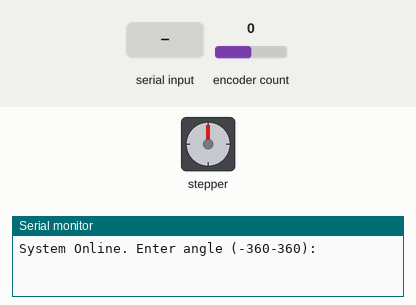
A sketch run on a simulated Arduino Uno, built with avr-gcc and run on an emulated ATmega328P. Parts: stepper motor, the last lines printed to the serial monitor. Wiring (inferred from the names in the program): stepper motor driver (20000 steps per turn assumed): step pin 5; direction pin 6. Inputs (shaded band) come from the test bench; at power-on: encoder count 0.

Above: at 1.7 s.
1.8 s: "test\n" received over Serial
At 4.3 s:
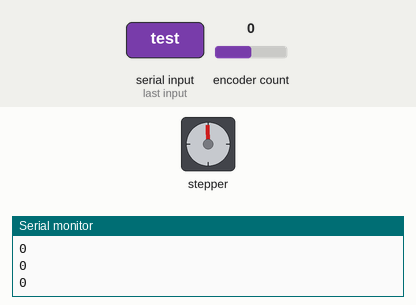
4.8 s: encoder count set to -1
At 7.1 s:
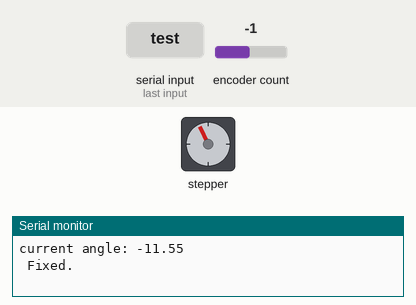
7.8 s: encoder count set to 3
At 8.7 s:
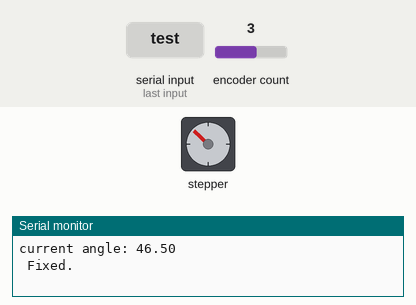
19.8 s: encoder count set to 2
22.8 s: encoder count set to 6
Timing chart, 0 to 28.4 s (numbered marks = the images above; inputs shaded):
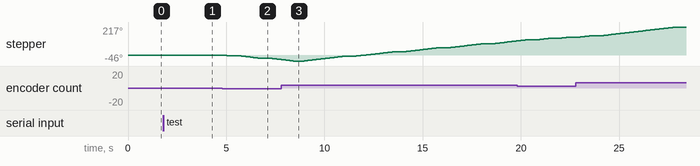

The sketch:

stepper_testing.ino
```cpp
  #include <Encoder.h>

  // Pins
const uint8_t pwmPin = 3;       // Fan PWM (Timer2)
const int pulsePin = 5;         // Stepper Pulse
const int directionPin = 6;     // Stepper Direction
const int pinA = 2;             // Encoder A (Interrupt)
const int pinB = 8;             // Encoder B

  // Constants
  const unsigned long stepsPerRev = 20000;
  const int encoderStatesPerRev = 96; // 24 pulses * 4 quadrature states

  // Variables
  double currentAngle = 0; // Where the motor thinks it is
  Encoder myEnc(pinA, pinB);
  const int nbTestPoints = 50;
  double testAngles[nbTestPoints];


  void setup() {
    pinMode(pulsePin, OUTPUT);
    pinMode(directionPin, OUTPUT);
    Serial.begin(115200);
    delay(500);

    // Initialize test points
    for (int i = 0; i < nbTestPoints; i++) {
      testAngles[i] = (90.0 / nbTestPoints) * (i + 1);
    }

    // Initial sync: set encoder to 0
    myEnc.write(0);
    currentAngle = 0;

    Serial.println("System Online. Enter angle (-360-360):");
  }

  void rotateToAngle(double targetAngle) {
    if (targetAngle < -360 || targetAngle > 360) return;

    double deltaAngle = targetAngle - currentAngle;
    long steps = (deltaAngle * stepsPerRev) / 360.0;

    if (steps == 0) return;

    // Set Direction
    digitalWrite(directionPin, (steps > 0) ? LOW : HIGH);
    steps = abs(steps);

    // Move Motor
    for (long i = 0; i < steps; i++) {
      digitalWrite(pulsePin, HIGH);
      delayMicroseconds(5);
      digitalWrite(pulsePin, LOW);
      delayMicroseconds(1000);
    }

    currentAngle = targetAngle;
  }

  // THIS IS THE FEEDBACK LOGIC
  void verifyAndCorrect() {
    // 1. Calculate what the encoder SHOULD read based on currentAngle
    long expectedEncoderCount = (currentAngle / 360.0) * encoderStatesPerRev;

    // 2. Read what the encoder ACTUALLY reads
    long actualEncoderCount = myEnc.read()%encoderStatesPerRev;

    Serial.println(expectedEncoderCount);
    Serial.println(actualEncoderCount);

    // 3. If there is a discrepancy, the motor skipped/was forced
    if (actualEncoderCount-1 > expectedEncoderCount || actualEncoderCount+1 < expectedEncoderCount) {
      Serial.print("Discrepancy Detected! Correcting...");

      // Calculate error in degrees
      double errorDegrees = ((actualEncoderCount - expectedEncoderCount) / (double)encoderStatesPerRev) * 360.0;

      // Nudge the motor to match the encoder's truth
      // rotateToAngle(currentAngle + errorDegrees);

      // Set motor angle to new value
      currentAngle = currentAngle + errorDegrees;
      Serial.print("Changed by: ");
      Serial.println(errorDegrees);

      Serial.print("current angle: ");
      Serial.println(currentAngle);

      Serial.println(" Fixed.");
    }
  }

  void test() {
    rotateToAngle(0);
    verifyAndCorrect();
    myEnc.write(0); // Reset encoder to 0
    delay(2000);
    for (int i = 0; i < nbTestPoints; i++) {
      rotateToAngle(testAngles[i]);
      verifyAndCorrect();
      delay(500);
    }
  }

  void loop() {
    // 1. Check for Serial Input to move the motor
    if (Serial.available()) {
      String input = Serial.readStringUntil('\n');

      if (input=="test"){
        test();
        rotateToAngle(0);
      }
      else{
        double requestedAngle = input.toFloat();

        // 0.018deg increments
        requestedAngle = round(requestedAngle / 0.018) * 0.018;

        rotateToAngle(requestedAngle);
        Serial.print("Moved to: ");
        Serial.println(currentAngle);
      }

      // 2. CONSTANT FEEDBACK CHECK
      verifyAndCorrect();
      }


    delay(100);
  }
```
